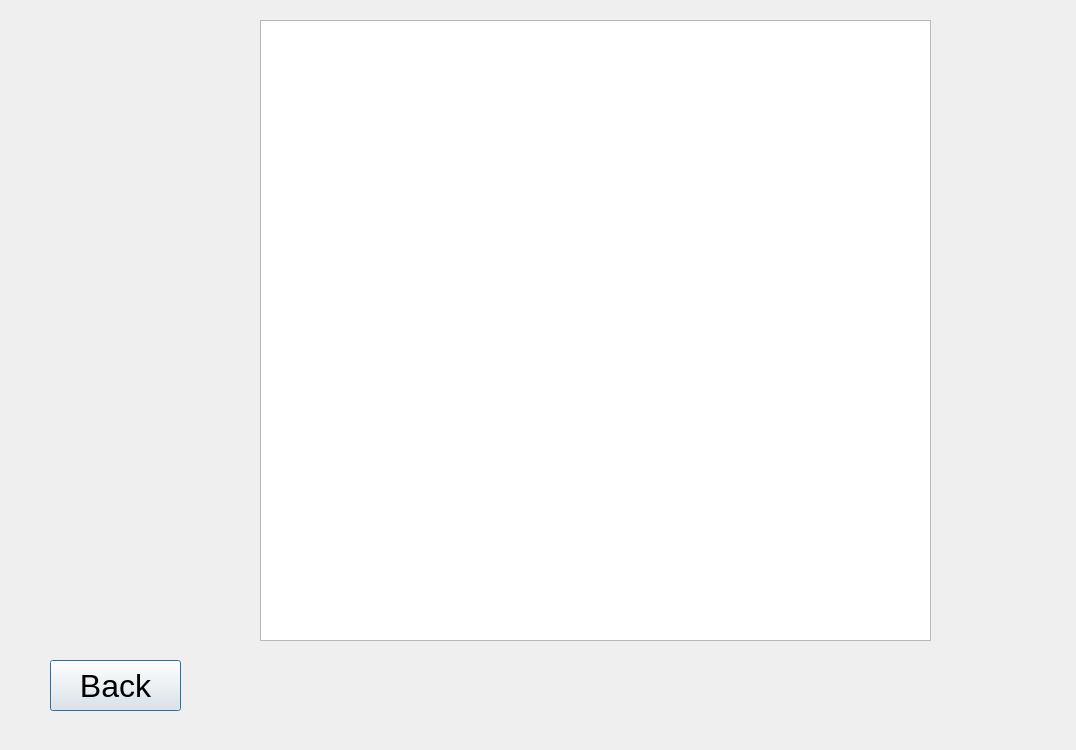
<?xml version="1.0" encoding="UTF-8"?>
<ui version="4.0">
 <class>Receipt</class>
 <widget class="QDialog" name="Receipt">
  <property name="geometry">
   <rect>
    <x>0</x>
    <y>0</y>
    <width>1076</width>
    <height>750</height>
   </rect>
  </property>
  <property name="windowTitle">
   <string>Receipt</string>
  </property>
  <widget class="QPushButton" name="btnBack">
   <property name="geometry">
    <rect>
     <x>50</x>
     <y>660</y>
     <width>131</width>
     <height>51</height>
    </rect>
   </property>
   <property name="font">
    <font>
     <pointsize>24</pointsize>
    </font>
   </property>
   <property name="text">
    <string>Back</string>
   </property>
  </widget>
  <widget class="QLabel" name="label">
   <property name="geometry">
    <rect>
     <x>30</x>
     <y>0</y>
     <width>1011</width>
     <height>181</height>
    </rect>
   </property>
   <property name="font">
    <font>
     <family>Arial</family>
     <pointsize>36</pointsize>
    </font>
   </property>
   <property name="layoutDirection">
    <enum>Qt::LayoutDirection::LeftToRight</enum>
   </property>
   <property name="text">
    <string/>
   </property>
   <property name="alignment">
    <set>Qt::AlignmentFlag::AlignCenter</set>
   </property>
  </widget>
  <widget class="QTextBrowser" name="txtReceipt">
   <property name="geometry">
    <rect>
     <x>260</x>
     <y>20</y>
     <width>671</width>
     <height>621</height>
    </rect>
   </property>
  </widget>
 </widget>
 <resources/>
 <connections/>
</ui>
